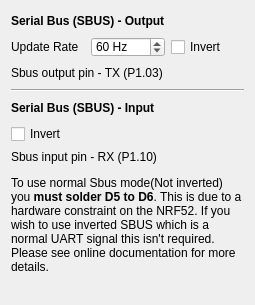
                <widget class="QWidget" name="sbus">
                 <layout class="QGridLayout" name="gridLayout_13">
                  <item row="1" column="1">
                   <widget class="QSpinBox" name="spnSBUSRate">
                    <property name="minimumSize">
                     <size>
                      <width>0</width>
                      <height>20</height>
                     </size>
                    </property>
                    <property name="maximumSize">
                     <size>
                      <width>16777215</width>
                      <height>20</height>
                     </size>
                    </property>
                    <property name="suffix">
                     <string> Hz</string>
                    </property>
                    <property name="minimum">
                     <number>30</number>
                    </property>
                    <property name="maximum">
                     <number>140</number>
                    </property>
                    <property name="value">
                     <number>60</number>
                    </property>
                   </widget>
                  </item>
                  <item row="3" column="0" colspan="3">
                   <widget class="Line" name="line_2">
                    <property name="orientation">
                     <enum>Qt::Orientation::Horizontal</enum>
                    </property>
                   </widget>
                  </item>
                  <item row="5" column="0" colspan="2">
                   <widget class="QCheckBox" name="chkSbusInInv">
                    <property name="minimumSize">
                     <size>
                      <width>0</width>
                      <height>20</height>
                     </size>
                    </property>
                    <property name="maximumSize">
                     <size>
                      <width>16777215</width>
                      <height>20</height>
                     </size>
                    </property>
                    <property name="text">
                     <string>Invert</string>
                    </property>
                   </widget>
                  </item>
                  <item row="6" column="0" colspan="3">
                   <widget class="QLabel" name="label_54">
                    <property name="minimumSize">
                     <size>
                      <width>0</width>
                      <height>80</height>
                     </size>
                    </property>
                    <property name="text">
                     <string>&lt;html&gt;&lt;head/&gt;&lt;body&gt;&lt;p&gt;Sbus input pin - RX (P1.10)&lt;/p&gt;&lt;p&gt;To use normal Sbus mode(Not inverted) you &lt;span style=&quot; font-weight:600;&quot;&gt;must solder D5 to D6&lt;/span&gt;. This is due to a hardware constraint on the NRF52. If you wish to use inverted SBUS which is a normal UART signal this isn't required. Please see online documentation for more details.&lt;/p&gt;&lt;/body&gt;&lt;/html&gt;</string>
                    </property>
                    <property name="alignment">
                     <set>Qt::AlignmentFlag::AlignLeading|Qt::AlignmentFlag::AlignLeft|Qt::AlignmentFlag::AlignTop</set>
                    </property>
                    <property name="wordWrap">
                     <bool>true</bool>
                    </property>
                   </widget>
                  </item>
                  <item row="1" column="2">
                   <widget class="QCheckBox" name="chkSbusOutInv">
                    <property name="minimumSize">
                     <size>
                      <width>0</width>
                      <height>20</height>
                     </size>
                    </property>
                    <property name="maximumSize">
                     <size>
                      <width>16777215</width>
                      <height>20</height>
                     </size>
                    </property>
                    <property name="text">
                     <string>Invert</string>
                    </property>
                   </widget>
                  </item>
                  <item row="4" column="0" colspan="2">
                   <widget class="QLabel" name="label_53">
                    <property name="minimumSize">
                     <size>
                      <width>0</width>
                      <height>20</height>
                     </size>
                    </property>
                    <property name="maximumSize">
                     <size>
                      <width>16777215</width>
                      <height>20</height>
                     </size>
                    </property>
                    <property name="text">
                     <string>&lt;html&gt;&lt;head/&gt;&lt;body&gt;&lt;p&gt;&lt;span style=&quot; font-weight:600;&quot;&gt;Serial Bus (SBUS) - Input&lt;/span&gt;&lt;/p&gt;&lt;/body&gt;&lt;/html&gt;</string>
                    </property>
                   </widget>
                  </item>
                  <item row="1" column="0">
                   <widget class="QLabel" name="label_16">
                    <property name="minimumSize">
                     <size>
                      <width>0</width>
                      <height>20</height>
                     </size>
                    </property>
                    <property name="maximumSize">
                     <size>
                      <width>16777215</width>
                      <height>20</height>
                     </size>
                    </property>
                    <property name="text">
                     <string>Update Rate</string>
                    </property>
                   </widget>
                  </item>
                  <item row="0" column="0" colspan="2">
                   <widget class="QLabel" name="label_48">
                    <property name="minimumSize">
                     <size>
                      <width>0</width>
                      <height>20</height>
                     </size>
                    </property>
                    <property name="maximumSize">
                     <size>
                      <width>16777215</width>
                      <height>20</height>
                     </size>
                    </property>
                    <property name="text">
                     <string>&lt;html&gt;&lt;head/&gt;&lt;body&gt;&lt;p&gt;&lt;span style=&quot; font-weight:600;&quot;&gt;Serial Bus (SBUS) - Output&lt;/span&gt;&lt;/p&gt;&lt;/body&gt;&lt;/html&gt;</string>
                    </property>
                   </widget>
                  </item>
                  <item row="2" column="0" colspan="2">
                   <widget class="QLabel" name="label_51">
                    <property name="minimumSize">
                     <size>
                      <width>0</width>
                      <height>20</height>
                     </size>
                    </property>
                    <property name="maximumSize">
                     <size>
                      <width>16777215</width>
                      <height>20</height>
                     </size>
                    </property>
                    <property name="text">
                     <string>Sbus output pin - TX (P1.03)</string>
                    </property>
                   </widget>
                  </item>
                  <item row="7" column="0" colspan="3">
                   <spacer name="verticalSpacer_10">
                    <property name="orientation">
                     <enum>Qt::Orientation::Vertical</enum>
                    </property>
                    <property name="sizeHint" stdset="0">
                     <size>
                      <width>20</width>
                      <height>20</height>
                     </size>
                    </property>
                   </spacer>
                  </item>
                 </layout>
                </widget>
